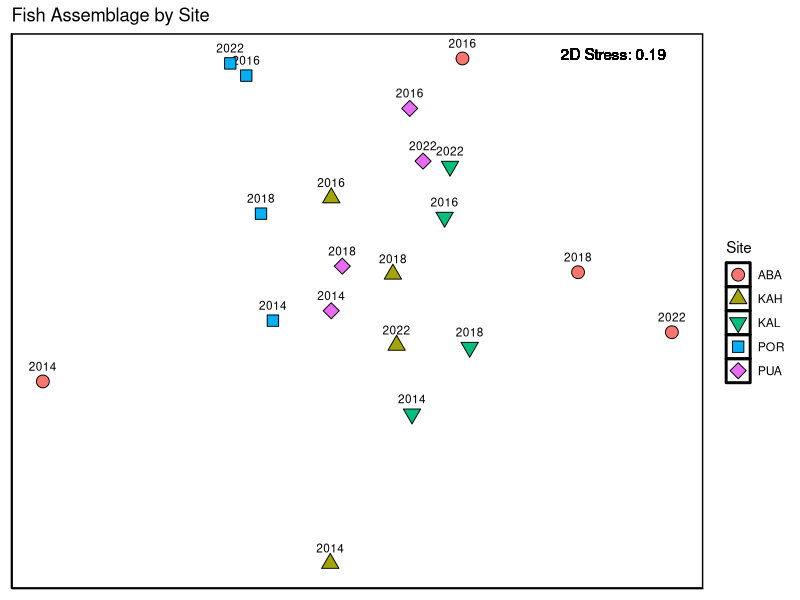
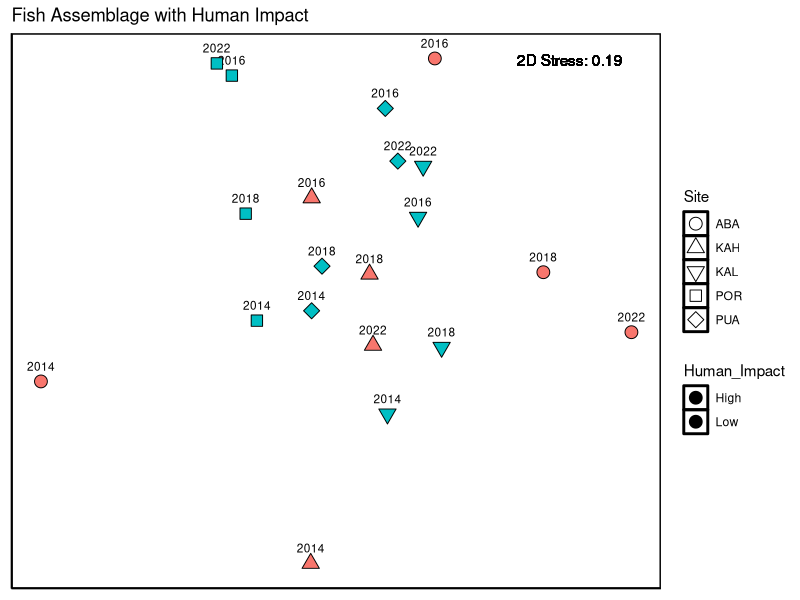
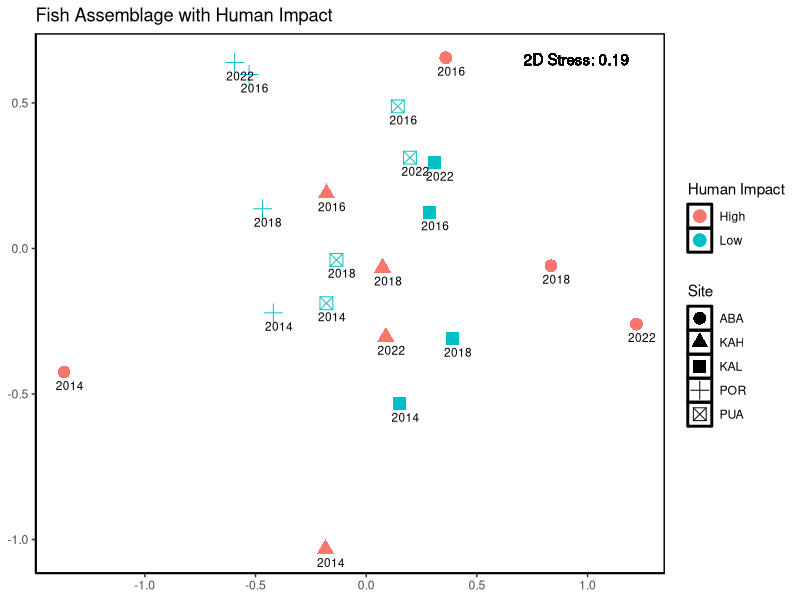
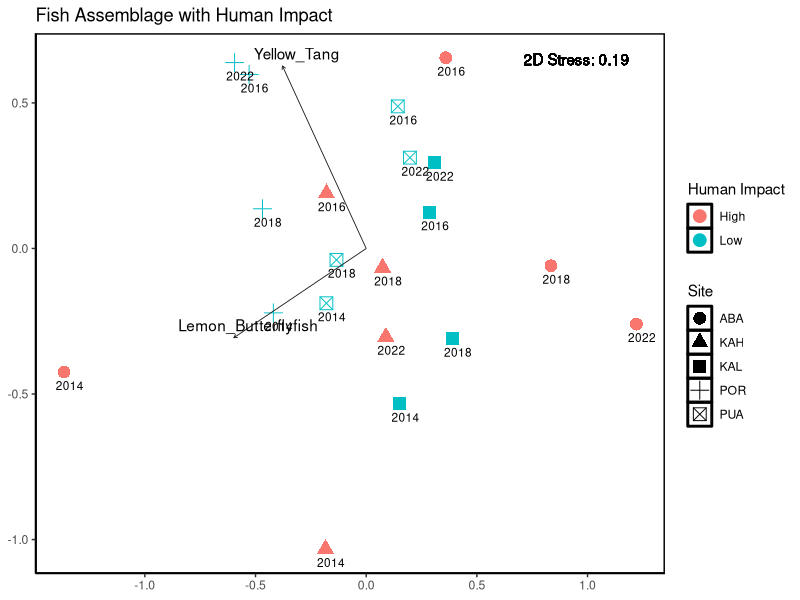
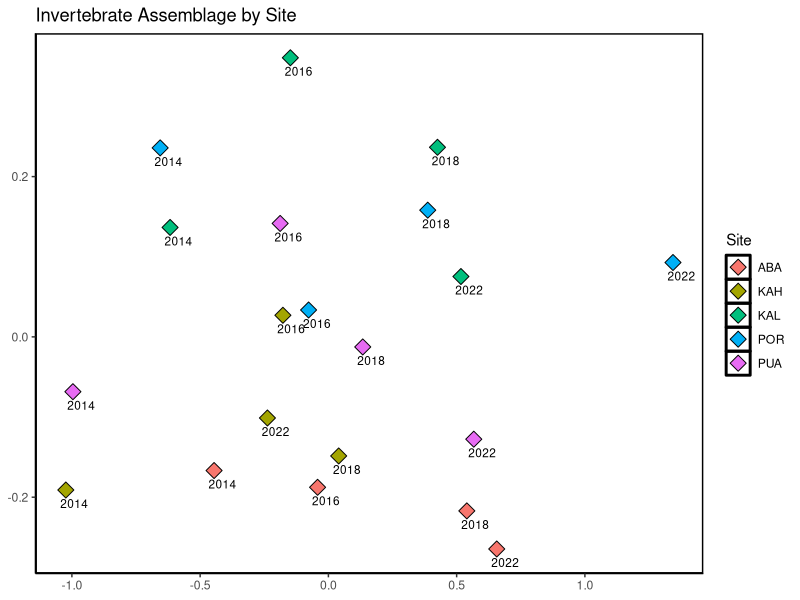
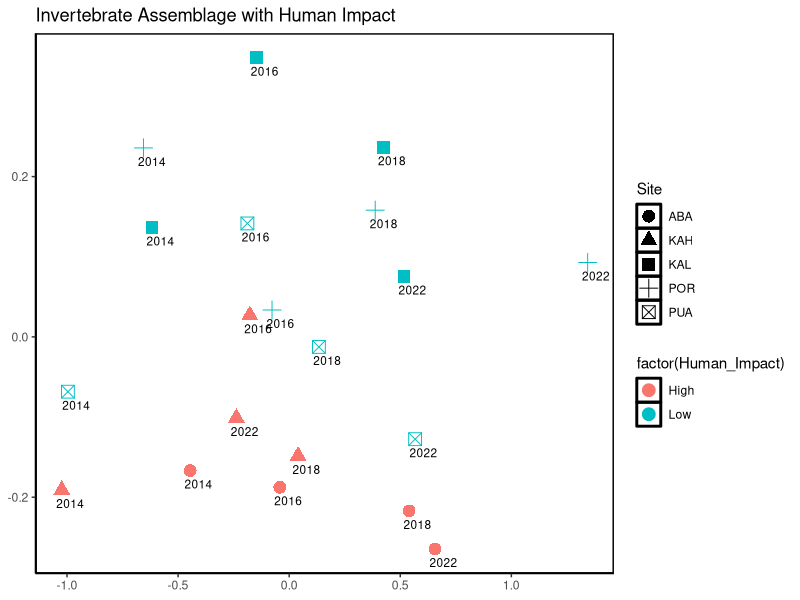
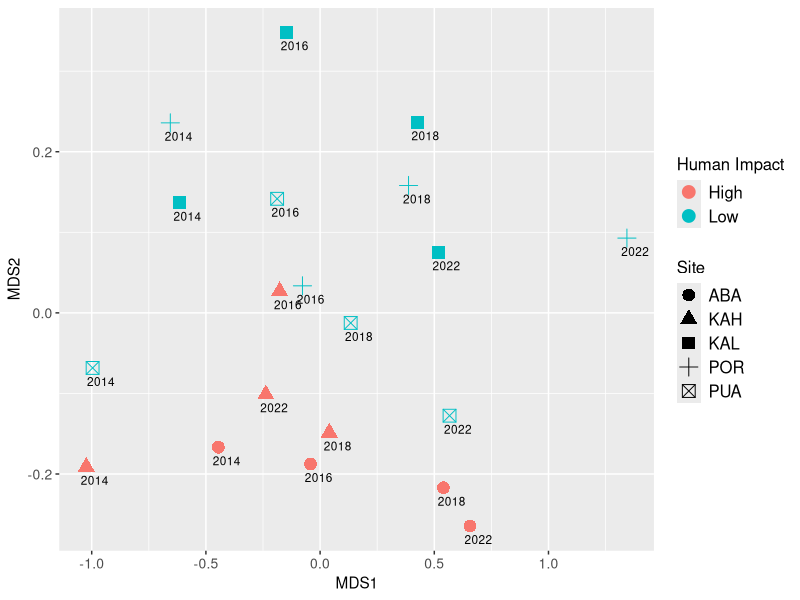
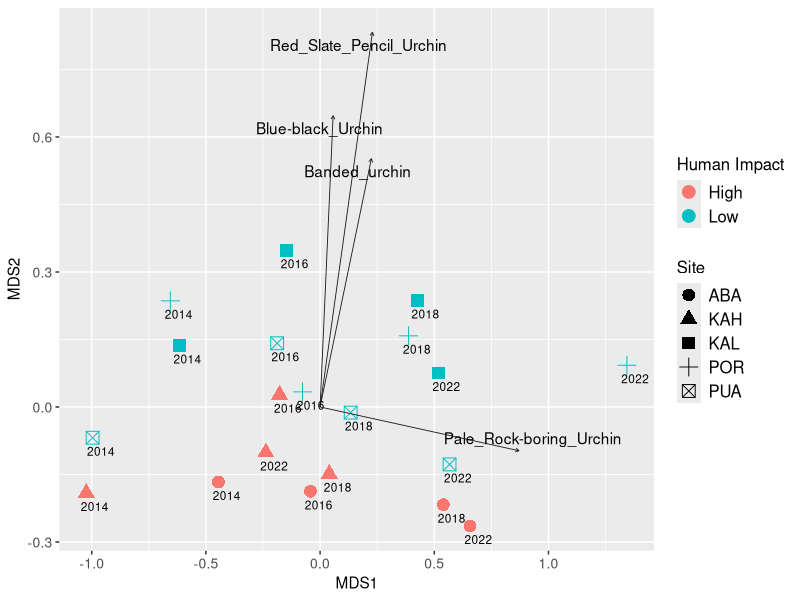

Reproduce these figures in R, in order.
## ---- chunk 1
knitr::opts_chunk$set(echo = TRUE)
## ---- chunk 2
#### Packages ----

library(tidyverse)
library(readxl)
library(vegan)
## ---- chunk 3
#### Site Metadata ----
# 5 sites (3 high impact 2 low impact)
# All sites are located on the dry side of the Big Island
# Kahaluu is the only site with a high and low impact site adjacent to each other
dat_metasite <-read_excel("Coral_Reef_Data_2014_2018_2022_Final.xlsx", "Site Metadata")
## ---- chunk 4
##### Fish Metadata ----

# metadata includes 3 name types (Common, Latin, and Hawaiian) 
# also includes diet categories (Herbivore, Ominvore, and Predator) 
# Note that not all fish have a Hawaiian name so there are NAs
fish_meta <- read_excel("Coral_Reef_Data_2014_2018.xlsx", "Fish Metadata")

## ---- chunk 5
#### Fish Community Data ----

#Creates fish df in wide format
dat_fish <- read_excel("Coral_Reef_Data_2014_2018_2022_Final.xlsx", "Fish")

# Removes spp. Manybar Goatfish
# Was not analyzed prior to 2022 sampling year
# changes col name to just Group for sampling group
dat_fish <- dat_fish %>% 
  select(-"Manybar Goatfish") %>% 
  rename(student_group = Group)

# change fish df to long format 
dat_fish <- dat_fish %>% 
  pivot_longer(cols = !Year:student_group, names_to = "com.name", values_to = "count")

# joins metadata for spp name and dietary startegy
dat_fish <- dat_fish %>% 
  left_join(fish_meta)
## ---- chunk 6
#### Invertebrate Community Data ----

# creates a df for all invertebrates observed on swath transects
dat_inv <- read_excel("Coral_Reef_Data_2014_2018_2022_Final.xlsx", "Invertebrates")

# converted to long format
dat_inv <- dat_inv %>% 
  pivot_longer(cols = !Year:Group, names_to = "Taxa", values_to = "Abundance")
## ---- chunk 7
### Substrate and Coral Coverage Data ----

# creates a dataframe for substrate 
# note that coral coverage is a combination of live and dead
# we estimate the percentage of dead coral of the total coverage
dat_sub <- read_excel("Coral_Reef_Data_2014_2018_2022_Final.xlsx", "Substrate",
                      range = cell_cols("A:X"))
## ---- chunk 8
# Here we use percent dead estimates to change total coral coverage into 2 categories live and dead
# Doing this estimation in the field is time intensive so we only estimate percent dead
dat_sub <- dat_sub %>% 
  mutate(Pocillopora_dead = round(Pocillopora_Live_Dead*Perc_Pocillopora_dead/100,1),
         Pocillopora_live = round(Pocillopora_Live_Dead*(100-Perc_Pocillopora_dead)/100,1),
         Porites_dead = round(Porites_Live_Dead*Perc_Porites_dead/100,1),
         Porites_live = round(Porites_Live_Dead*(100-Perc_Porites_dead)/100,1),
         Pavona_dead = round(Pavona_Live_Dead*Perc_Pavona_dead/100,1),
         Pavona_live = round(Pavona_Live_Dead*(100-Perc_Pavona_dead)/100,1),
         )
## ---- chunk 9
# We want to look at how much of the coral reef was dead at the time of each transect
# create table of just percentages of existing coral cover that is dead 
perc_dead <- dat_sub %>%
  select(Year, Site, Replicate, Group, Perc_Pocillopora_dead, Perc_Porites_dead, Perc_Pavona_dead)

# convert table to long format, remove characters so Taxa is Genus
perc_dead <- perc_dead %>% 
  pivot_longer(cols = !Year:Group, names_to = "Taxa", values_to = "Perc_dead") %>% 
  mutate(Taxa = str_remove(Taxa, "Perc_"), 
         Taxa = str_remove(Taxa, "_dead"))

# remove dat_sub columns that are not a percent cover, & combined live & dead % covers 
dat_sub <- dat_sub %>%
  select(!c(Perc_Pocillopora_dead, Perc_Porites_dead, Perc_Pavona_dead, Pocillopora_Live_Dead, Porites_Live_Dead, Pavona_Live_Dead))

# to tidy (long) format
dat_sub <- dat_sub %>% 
  pivot_longer(cols = !Year:Group, names_to = "Substrate", values_to = "Perc_Cover")
## ---- chunk 10
#### Fish Assemblage Structure ----

# This code chunk creates the community dataframe in wide format with site and year as the unique ID.

# converts fish counts to density values based on the length of the transect
# Note that transects were 10 meters long but 2 meters wide
# We did not limit the vertical height of the transect just the area so densities are reported in fish/m2
dat_fish <- dat_fish %>% 
  mutate(density_m2 = count/20)

dat_fish_transect_avg <- dat_fish %>% 
  group_by(Year, Site, com.name) %>% 
  summarize(avg_density_m2 = mean(density_m2))

# creates wide format for multivariate analysis
wide_dat_fish_transect_avg <- dat_fish_transect_avg %>% 
  pivot_wider(names_from = com.name, values_from = avg_density_m2)

# join with site meta data
wide_dat_fish_transect_avg <- wide_dat_fish_transect_avg %>% 
  left_join(dat_metasite)

# create a unique ID column that combines site and year (each point on NMDS)
wide_dat_fish_transect_avg <- wide_dat_fish_transect_avg %>% 
  mutate(site_year = paste(Site, Year))

# Replaces underscore with a space for label
names(wide_dat_fish_transect_avg) <- str_replace_all(names(wide_dat_fish_transect_avg), c(" " = "_"))

# Creates the community data frame
comm_dat_fish_transect_avg <- wide_dat_fish_transect_avg %>% 
  column_to_rownames(var = "site_year") %>% 
  select(Achilles_Tang:Zebra_Moray)
## ---- chunk 11
#### 1st NMDS plot ----

# focuses on looking at the sites 
# point color will show the same site
# This is a good way to look at site and year specific trends without considering human impact
NMDS_comm_dat_fish_transect_avg <- metaMDS(comm_dat_fish_transect_avg, 
                            trymax = 200,
                            distance = "bray",
                            autotransform = F)
scores(NMDS_comm_dat_fish_transect_avg)


tibble_comm_dat_fish_transect_avg <- as_tibble((NMDS_comm_dat_fish_transect_avg$points), 
                                rownames = ("site_year"))

wide_dat_fish_transect_avg <- wide_dat_fish_transect_avg %>% 
  left_join(tibble_comm_dat_fish_transect_avg)


plot_wide_dat_fish_transect_avg_site <- ggplot(wide_dat_fish_transect_avg,
                                              aes(MDS1, MDS2,
                                                  fill = Site)) +
  geom_text((aes(label = Year)),  vjust = -1.2, hjust = .5, size = 3) +
  geom_point(aes(shape = Site), size = 4) + 
  ggtitle("Fish Assemblage by Site") +
  theme_classic() +
  theme(panel.background = element_rect(fill = NA, colour = "black", size = 1, linetype = "solid")) +
  geom_text(x = .98, y = 0.67, label = c(paste("2D Stress:" ,round(NMDS_comm_dat_fish_transect_avg$stress,2), sep = " ")), color = "black") +
  scale_shape_manual(values = c(21, 24, 25, 22, 23)) +
  theme(axis.title.x = element_blank(),
        axis.title.y = element_blank(),
        axis.ticks = element_blank(),
        axis.text = element_blank()) 

plot_wide_dat_fish_transect_avg_site
## ---- chunk 12
plot_wide_dat_fish_transect_avg_impact <- ggplot(wide_dat_fish_transect_avg,
                                                aes(MDS1, MDS2,
                                                    shape = Site)) +
  geom_text((aes(label = Year)),  vjust = -1.2, hjust = 0.5, size = 3) +
  geom_point(aes(fill = Human_Impact, shape = Site), size = 4) + 
  scale_shape_manual(values = c(21, 24, 25, 22, 23)) +
  scale_color_manual(values = c("firebrick4", "dodgerblue2")) +
  ggtitle("Fish Assemblage with Human Impact") +
  theme_classic() +
    theme(panel.background = element_rect(fill = NA, colour = "black", size = 1, linetype = "solid")) +
   geom_text(x = .95, y = 0.65, label = c(paste("2D Stress:" ,round(NMDS_comm_dat_fish_transect_avg$stress,2), sep = " ")), color = "black") +
  theme(panel.background = element_rect(fill = NA, colour = "black", size = 1, linetype = "solid")) +
  theme(axis.title.x = element_blank(),
        axis.title.y = element_blank(),
        axis.ticks = element_blank(),
        axis.text = element_blank()) 


plot_wide_dat_fish_transect_avg_impact
## ---- chunk 13
fish_spp_fit <- envfit(NMDS_comm_dat_fish_transect_avg, wide_dat_fish_transect_avg, permutations = 999)
site_scores <- wide_dat_fish_transect_avg %>%
  select(Year, Site, site_year, Human_Impact, MDS1, MDS2) %>% 
  column_to_rownames(var = "site_year")
spp_scores <- as.data.frame(scores(fish_spp_fit, display = "vectors"))
spp_scores <- cbind(spp_scores, Species = rownames(spp_scores))
spp_scores <- cbind(spp_scores, pval = fish_spp_fit$vectors$pvals)

sig_spp_scores <- subset(spp_scores, pval <= 0.01)
sig_spp_scores <- sig_spp_scores %>% 
  filter(!Species %in% "MDS1") %>% 
  filter(!Species %in% "MDS2") %>% 
  filter(!Species %in% "Year")
plot_NMDS_comm_fish_wide_transect_avg <- ggplot(site_scores, aes(x = MDS1, y = MDS2)) +
  geom_point(aes(MDS1, MDS2, colour = factor(Human_Impact),
                 shape = factor(Site)), size = 4) +
  geom_text((aes(label = Year)),  vjust = 2, hjust = .3, size = 3) +
  labs(colour = "Human Impact", shape = "Site") +
  theme(legend.position = "right", legend.text = element_text(size = 12), legend.title = element_text(size = 12), axis.text = element_text(size = 10)) +
  ggtitle("Fish Assemblage with Human Impact") +
  theme_classic() +
   geom_text(x = .95, y = 0.65, label = c(paste("2D Stress:" ,round(NMDS_comm_dat_fish_transect_avg$stress,2), sep = " ")), color = "black") +
  theme(panel.background = element_rect(fill = NA, colour = "black", size = 1, linetype = "solid")) +
  theme(axis.title.x = element_blank(),
        axis.title.y = element_blank()) 
plot_NMDS_comm_fish_wide_transect_avg



plot_fish_spp_vectors <- plot_NMDS_comm_fish_wide_transect_avg +
  geom_segment(data = sig_spp_scores, aes(x = 0, xend = NMDS1, y = 0, yend = NMDS2),
               arrow = arrow(length = unit(0.1, "cm")),
               colour = "grey10", lwd = 0.3) +
  ggrepel::geom_text_repel(data = sig_spp_scores, 
                           aes(x = NMDS1, y = NMDS2, label = Species), direction = "both", segment.size = 0.1)

plot_fish_spp_vectors
## ---- chunk 14
#### Invert Community Structure  ----

dat_inv <- dat_inv %>% 
  mutate(density_m2 = Abundance/20)

dat_inv_transect_avg <- dat_inv %>% 
  group_by(Year, Site, Taxa) %>% 
  summarize(avg_density_m2 = mean(density_m2))


wide_dat_inv_transect_avg <- dat_inv_transect_avg %>% 
  pivot_wider(names_from = Taxa, values_from = avg_density_m2)

wide_dat_inv_transect_avg <- wide_dat_inv_transect_avg %>% 
  left_join(dat_metasite)

wide_dat_inv_transect_avg <- wide_dat_inv_transect_avg %>% 
  mutate(site_year = paste(Site, Year))

names(wide_dat_inv_transect_avg) <- str_replace_all(names(wide_dat_inv_transect_avg), c(" " = "_"))

comm_dat_inv_transect_avg <- wide_dat_inv_transect_avg %>% 
  column_to_rownames(var = "site_year") %>% 
  select(Banded_urchin:Top_Snail)



NMDS_comm_dat_inv_transect_avg <- metaMDS(comm_dat_inv_transect_avg, 
                                           trymax = 200,
                                           distance = "bray",
                                           autotransform = F)

tibble_comm_dat_inv_transect_avg <- as_tibble((NMDS_comm_dat_inv_transect_avg$points), 
                                               rownames = ("site_year"))

wide_dat_inv_transect_avg <- wide_dat_inv_transect_avg %>% 
  left_join(tibble_comm_dat_inv_transect_avg)


plot_wide_dat_inv_transect_avg_site <- ggplot(wide_dat_inv_transect_avg,
                                          aes(MDS1, MDS2,
                                              fill = Site)) +
  geom_text((aes(label = Year)),  vjust = 2, hjust = .2, size = 3) +
  geom_point(shape = 23, size = 4) + 
  ggtitle("Invertebrate Assemblage by Site") +
  theme_classic() +
  theme(panel.background = element_rect(fill = NA, colour = "black", size = 1, linetype = "solid")) +
  theme(axis.title.x = element_blank(),
        axis.title.y = element_blank()) 

plot_wide_dat_inv_transect_avg_impact <- ggplot(wide_dat_inv_transect_avg,
                                              aes(MDS1, MDS2,
                                                  shape = Site)) +
  geom_text((aes(label = Year)),  vjust = 2, hjust = .2, size = 3) +
  geom_point(aes(colour = factor(Human_Impact)), size = 4) + 
  ggtitle("Invertebrate Assemblage with Human Impact") +
  theme_classic() +
  theme(panel.background = element_rect(fill = NA, colour = "black", size = 1, linetype = "solid")) +
  theme(axis.title.x = element_blank(),
        axis.title.y = element_blank()) 

plot_wide_dat_inv_transect_avg_site
plot_wide_dat_inv_transect_avg_impact

inv_spp_fit <- envfit(NMDS_comm_dat_inv_transect_avg, wide_dat_inv_transect_avg, permutations = 999)
site_scores <- wide_dat_inv_transect_avg %>%
  select(Year, Site, site_year, Human_Impact, MDS1, MDS2) %>% 
  column_to_rownames(var = "site_year")
spp_scores <- as.data.frame(scores(inv_spp_fit, display = "vectors"))
spp_scores <- cbind(spp_scores, Species = rownames(spp_scores))
spp_scores <- cbind(spp_scores, pval = inv_spp_fit$vectors$pvals)

sig_spp_scores <- subset(spp_scores, pval <= 0.05)
sig_spp_scores <- sig_spp_scores %>% 
  filter(!Species %in% "MDS1") %>% 
  filter(!Species %in% "MDS2") %>% 
  filter(!Species %in% "Year")
plot_NMDS_comm_inv_wide_transect_avg <- ggplot(site_scores, aes(x = MDS1, y = MDS2)) +
  geom_point(aes(MDS1, MDS2, colour = factor(Human_Impact),
                 shape = factor(Site)), size = 4) +
  geom_text((aes(label = Year)),  vjust = 2, hjust = .2, size = 3) +
  labs(colour = "Human Impact", shape = "Site") +
  theme(legend.position = "right", legend.text = element_text(size = 12), legend.title = element_text(size = 12), axis.text = element_text(size = 10))
plot_NMDS_comm_inv_wide_transect_avg



plot_inv_spp_vectors <- plot_NMDS_comm_inv_wide_transect_avg +
  geom_segment(data = sig_spp_scores, aes(x = 0, xend = NMDS1, y = 0, yend = NMDS2),
               arrow = arrow(length = unit(0.1, "cm")),
               colour = "grey10", lwd = 0.3) +
  ggrepel::geom_text_repel(data = sig_spp_scores, 
                           aes(x = NMDS1, y = NMDS2, label = Species), direction = "both", segment.size = 0.1)

plot_inv_spp_vectors
## ---- chunk 15
##### Combined Assemblage Structure ----
wide_dat_fish_transect_avg <- dat_fish_transect_avg %>% 
  pivot_wider(names_from = com.name, values_from = avg_density_m2)

wide_dat_fish_transect_avg <- wide_dat_fish_transect_avg %>% 
  mutate(site_year = paste(Site, Year))

wide_dat_inv_transect_avg <- dat_inv_transect_avg %>% 
  pivot_wider(names_from = Taxa, values_from = avg_density_m2)


wide_dat_inv_transect_avg <- wide_dat_inv_transect_avg %>% 
  mutate(site_year = paste(Site, Year))

combined_wide_transect_avg <- wide_dat_fish_transect_avg %>% 
  right_join(wide_dat_inv_transect_avg)

combined_wide_transect_avg <- combined_wide_transect_avg %>% 
  left_join(dat_metasite)

names(combined_wide_transect_avg) <- str_replace_all(names(combined_wide_transect_avg), c(" " = "_"))

comm_combined_wide_transect_avg <- combined_wide_transect_avg %>% 
  column_to_rownames(var = "site_year") %>% 
  select(Achilles_Tang:Top_Snail)



NMDS_comm_combined_wide_transect_avg <- metaMDS(comm_combined_wide_transect_avg, 
                                          trymax = 200,
                                          distance = "bray",
                                          autotransform = F)

tibble_comm_combined_wide_transect_avg <- as_tibble((NMDS_comm_combined_wide_transect_avg$points), 
                                              rownames = ("site_year"))

combined_wide_transect_avg <- combined_wide_transect_avg %>% 
  left_join(tibble_comm_combined_wide_transect_avg)


plot_combined_wide_transect_avg_site <- ggplot(combined_wide_transect_avg,
                                               aes(MDS1, MDS2,
                                                   fill = Site)) +
  geom_text((aes(label = Year)),  vjust = 2, hjust = .2, size = 3) +
  geom_point(shape = 23, size = 4) + 
  ggtitle("Combined Assemblage by Site") +
  theme_classic() +
  theme(panel.background = element_rect(fill = NA, colour = "black", size = 1, linetype = "solid")) +
  theme(axis.title.x = element_blank(),
        axis.title.y = element_blank()) 

plot_combined_wide_transect_avg_impact <- ggplot(combined_wide_transect_avg,
                                                 aes(MDS1, MDS2,
                                                     shape = Site)) +
  geom_text((aes(label = Year)),  vjust = 2, hjust = .2, size = 3) +
  geom_point(aes(colour = factor(Human_Impact)), size = 4) + 
  ggtitle("Combined Assemblage with Human Impact") +
  theme_classic() +
  theme(panel.background = element_rect(fill = NA, colour = "black", size = 1, linetype = "solid")) +
  theme(axis.title.x = element_blank(),
        axis.title.y = element_blank()) 


plot_combined_wide_transect_avg_site

plot_combined_wide_transect_avg_impact



combined_spp_fit <- envfit(NMDS_comm_combined_wide_transect_avg, combined_wide_transect_avg, permutations = 999)
site_scores <- combined_wide_transect_avg %>%
  select(Year, Site, site_year, Human_Impact, MDS1, MDS2) %>% 
  column_to_rownames(var = "site_year")
spp_scores <- as.data.frame(scores(combined_spp_fit, display = "vectors"))
spp_scores <- cbind(spp_scores, Species = rownames(spp_scores))
spp_scores <- cbind(spp_scores, pval = combined_spp_fit$vectors$pvals)

sig_spp_scores <- subset(spp_scores, pval <= 0.05)
sig_spp_scores <- sig_spp_scores %>% 
  filter(!Species %in% "MDS1") %>% 
  filter(!Species %in% "MDS2") %>% 
  filter(!Species %in% "Year")
plot_NMDS_comm_combined_wide_transect_avg <- ggplot(site_scores, aes(x = MDS1, y = MDS2)) +
  geom_point(aes(MDS1, MDS2, colour = factor(Human_Impact),
                 shape = factor(Site)), size = 4) +
  geom_text((aes(label = Year)),  vjust = 2, hjust = .2, size = 3) +
  labs(colour = "Human Impact", shape = "Site") +
  theme(legend.position = "right", legend.text = element_text(size = 12), legend.title = element_text(size = 12), axis.text = element_text(size = 10))
plot_NMDS_comm_combined_wide_transect_avg


#This adds a species vector to our HT and Mod_side NMDS plot

plot_combined_spp_vectors <- plot_NMDS_comm_combined_wide_transect_avg +
  geom_segment(data = sig_spp_scores, aes(x = 0, xend = NMDS1, y = 0, yend = NMDS2),
               arrow = arrow(length = unit(0.1, "cm")),
               colour = "grey10", lwd = 0.3) +
  ggrepel::geom_text_repel(data = sig_spp_scores, 
                           aes(x = NMDS1, y = NMDS2, label = Species), direction = "both", segment.size = 0.1)

plot_combined_spp_vectors




plot_NMDS_comm_combined_wide_transect_avg_polygon_site <- plot_NMDS_comm_combined_wide_transect_avg +
  geom_polygon(data = combined_wide_transect_avg,
  aes(x = MDS1,
  y = MDS2, fill = Site,
  group = Site),
  alpha = 0.3) 


plot_NMDS_comm_combined_wide_transect_avg_polygon_site
